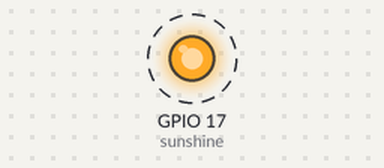
The program below on a simulated Raspberry Pi (BCM pin numbers). On the bench: output pins drawn as LEDs (lit = HIGH). Dashed ring = blinking. What the program prints to the terminal is not drawn.

Above: at 0.5 s.
Timing chart, 0 to 5.8 s (numbered marks = the images above):
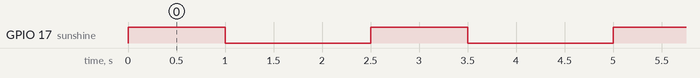

Measured:
- by itself, GPIO 17 (sunshine): alternates HIGH for 1.0 s and LOW for 1.5 s

The program:

LED.py
```python
from gpiozero import LED
from time import sleep

#LED
#.on()
#.off()
#.toggle()

sunshine = LED(17)

while True:
    print("LED on")
    sunshine.on()
    sleep(1)
    print("LED off")
    sunshine.off()
    sleep(1.5)
```
